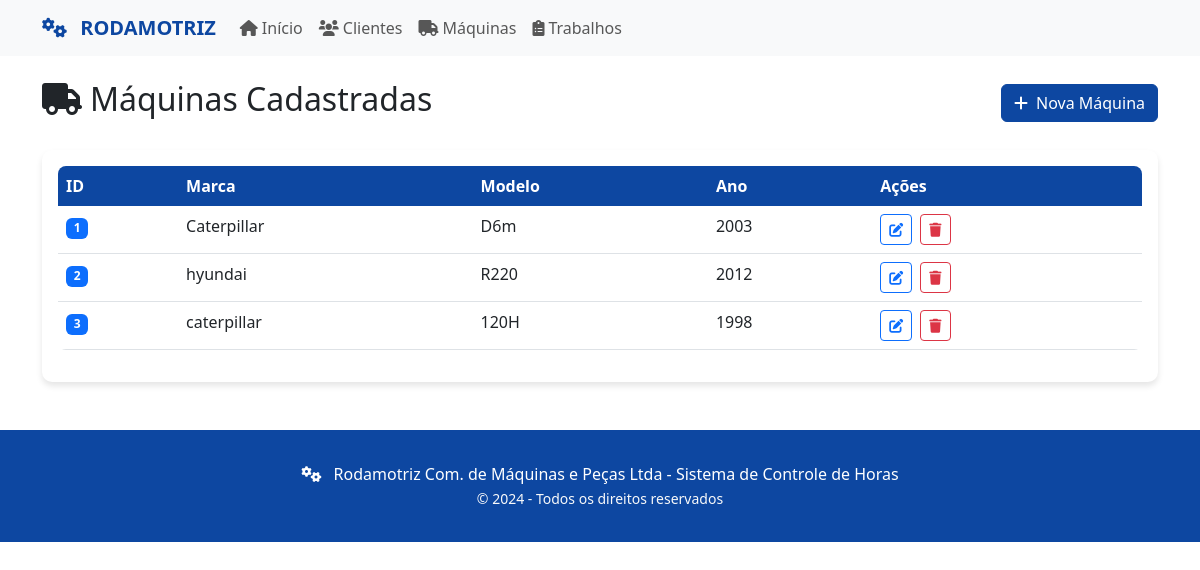
Before: /maquinas with the older database file.
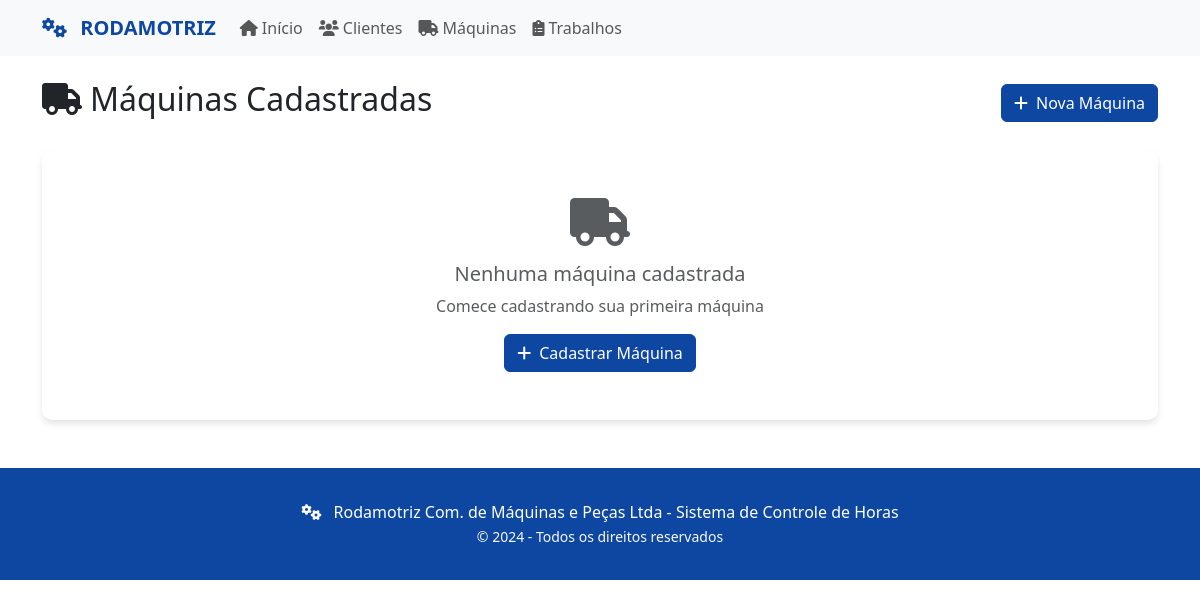
After: the same page with the newer database file.
### tables this page shows
CREATE TABLE maquinas (
                id INTEGER PRIMARY KEY AUTOINCREMENT,
                marca TEXT NOT NULL,
                modelo TEXT NOT NULL,
                ano INTEGER NOT NULL,
                data_cadastro TIMESTAMP DEFAULT CURRENT_TIMESTAMP
            );

### app_web.py (the view)
@app.route('/maquinas')
def maquinas():
    maquinas = sistema.listar_maquinas()
    return render_template('maquinas.html', maquinas=maquinas)

### app_web.py (called while the page is built)
    def listar_maquinas(self):
        with self.lock:
            self.cursor.execute(
                'SELECT id, marca, modelo, ano FROM maquinas ORDER BY id')
            return self.cursor.fetchall()

### templates/maquinas.html (shortened to what this page needs)
{% extends "base.html" %}
{% block content %}
<div class="d-flex justify-content-between align-items-center mb-4">
    <h2><i class="fas fa-truck me-2"></i>Máquinas Cadastradas</h2>
    <a href="{{ url_for('cadastrar_maquina') }}" class="btn btn-primary">
        <i class="fas fa-plus me-2"></i>Nova Máquina
    </a>
</div>
{% if maquinas %}
<div class="card">
    <div class="card-body">
        <div class="table-responsive">
            <table class="table table-hover">
                <thead>
                    <tr>
                        <th>ID</th>
                        <th>Marca</th>
                        <th>Modelo</th>
                        <th>Ano</th>
                        <th>Ações</th>
                    </tr>
                </thead>
                <tbody>
                    {% for maquina in maquinas %}
                    <tr>
                        <td><span class="badge bg-primary">{{ maquina[0] }}</span></td>
                        <td>{{ maquina[1] }}</td>
                        <td>{{ maquina[2] }}</td>
                        <td>{{ maquina[3] }}</td>
                        <td>
                            <button class="btn btn-sm btn-outline-primary" onclick="editarMaquina({{ maquina[0] }})">
                                <i class="fas fa-edit"></i>
                            </button>
                            <form action="{{ url_for('deletar_maquina', maquina_id=maquina[0]) }}" method="post" style="display:inline;">
                                <button type="submit" class="btn btn-sm btn-outline-danger ms-1" title="Excluir Máquina" onclick="return confirm('Deseja realmente excluir esta máquina?');">
                                    <i class="fas fa-trash"></i>
                                </button>
                            </form>
                        </td>
                    </tr>
                    {% endfor %}
                </tbody>
            </table>
        </div>
    </div>
</div>
{% else %}
<div class="card">
    <div class="card-body text-center py-5">
        <i class="fas fa-truck fa-3x text-muted mb-3"></i>
        <h5 class="text-muted">Nenhuma máquina cadastrada</h5>
        <p class="text-muted">Comece cadastrando sua primeira máquina</p>
        <a href="{{ url_for('cadastrar_maquina') }}" class="btn btn-primary">
            <i class="fas fa-plus me-2"></i>Cadastrar Máquina
        </a>
    </div>
</div>
{% endif %}
{% endblock %}

Changed rows visible on the page:
removed maquinas: id "1", marca "Caterpillar", modelo "D6m", ano "2003"
removed maquinas: id "2", marca "hyundai", modelo "R220", ano "2012"
removed maquinas: id "3", marca "caterpillar", modelo "120H", ano "1998"
Other visible differences:
text no longer shown: "ID Marca Modelo Ano Ações"
text now shown: "Nenhuma máquina cadastrada Comece cadastrando sua primeira máquina Cadastrar Máquina"
